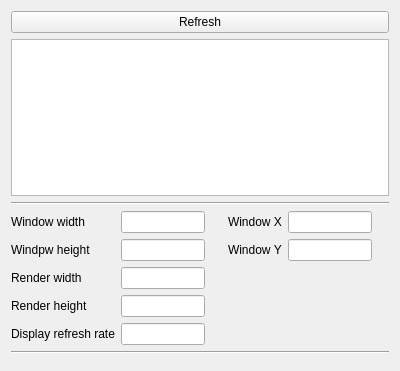
<?xml version="1.0" encoding="UTF-8"?>
<ui version="4.0">
 <class>screens_pane</class>
 <widget class="QWidget" name="screens_pane">
  <property name="geometry">
   <rect>
    <x>0</x>
    <y>0</y>
    <width>400</width>
    <height>371</height>
   </rect>
  </property>
  <property name="windowTitle">
   <string>Form</string>
  </property>
  <layout class="QVBoxLayout" name="verticalLayout">
   <item>
    <widget class="QPushButton" name="refreshButton">
     <property name="text">
      <string>Refresh</string>
     </property>
    </widget>
   </item>
   <item>
    <widget class="QGraphicsView" name="screensGraphicsView">
     <property name="resizeAnchor">
      <enum>QGraphicsView::AnchorViewCenter</enum>
     </property>
    </widget>
   </item>
   <item>
    <layout class="QHBoxLayout" name="buttonLayout"/>
   </item>
   <item>
    <widget class="Line" name="line">
     <property name="orientation">
      <enum>Qt::Horizontal</enum>
     </property>
    </widget>
   </item>
   <item>
    <layout class="QGridLayout" name="gridLayout">
     <item row="4" column="0">
      <widget class="QLabel" name="label_7">
       <property name="text">
        <string>Display refresh rate</string>
       </property>
      </widget>
     </item>
     <item row="3" column="1">
      <widget class="QLineEdit" name="lineEditRenderHeight">
       <property name="maxLength">
        <number>10</number>
       </property>
      </widget>
     </item>
     <item row="0" column="0">
      <widget class="QLabel" name="label">
       <property name="text">
        <string>Window width</string>
       </property>
      </widget>
     </item>
     <item row="0" column="1">
      <widget class="QLineEdit" name="lineEditWindowWidth">
       <property name="maxLength">
        <number>10</number>
       </property>
      </widget>
     </item>
     <item row="1" column="4">
      <widget class="QLineEdit" name="lineEditWindowY">
       <property name="maxLength">
        <number>10</number>
       </property>
      </widget>
     </item>
     <item row="1" column="3">
      <widget class="QLabel" name="label_4">
       <property name="text">
        <string>Window Y</string>
       </property>
      </widget>
     </item>
     <item row="2" column="1">
      <widget class="QLineEdit" name="lineEditRenderWidth">
       <property name="maxLength">
        <number>10</number>
       </property>
      </widget>
     </item>
     <item row="2" column="0">
      <widget class="QLabel" name="label_5">
       <property name="text">
        <string>Render width</string>
       </property>
      </widget>
     </item>
     <item row="0" column="3">
      <widget class="QLabel" name="label_2">
       <property name="text">
        <string>Window X</string>
       </property>
      </widget>
     </item>
     <item row="0" column="2">
      <spacer name="horizontalSpacer">
       <property name="orientation">
        <enum>Qt::Horizontal</enum>
       </property>
       <property name="sizeHint" stdset="0">
        <size>
         <width>40</width>
         <height>20</height>
        </size>
       </property>
      </spacer>
     </item>
     <item row="0" column="4">
      <widget class="QLineEdit" name="lineEditWindowX">
       <property name="maxLength">
        <number>10</number>
       </property>
      </widget>
     </item>
     <item row="1" column="1">
      <widget class="QLineEdit" name="lineEditWindowHeight">
       <property name="maxLength">
        <number>10</number>
       </property>
      </widget>
     </item>
     <item row="4" column="1">
      <widget class="QLineEdit" name="lineEditDispRefreshRate">
       <property name="maxLength">
        <number>10</number>
       </property>
      </widget>
     </item>
     <item row="3" column="0">
      <widget class="QLabel" name="label_6">
       <property name="text">
        <string>Render height</string>
       </property>
      </widget>
     </item>
     <item row="1" column="0">
      <widget class="QLabel" name="label_3">
       <property name="text">
        <string>Windpw height</string>
       </property>
      </widget>
     </item>
     <item row="0" column="5">
      <spacer name="horizontalSpacer_2">
       <property name="orientation">
        <enum>Qt::Horizontal</enum>
       </property>
       <property name="sizeHint" stdset="0">
        <size>
         <width>40</width>
         <height>20</height>
        </size>
       </property>
      </spacer>
     </item>
    </layout>
   </item>
   <item>
    <widget class="Line" name="line_2">
     <property name="orientation">
      <enum>Qt::Horizontal</enum>
     </property>
    </widget>
   </item>
   <item>
    <spacer name="verticalSpacer">
     <property name="orientation">
      <enum>Qt::Vertical</enum>
     </property>
     <property name="sizeHint" stdset="0">
      <size>
       <width>20</width>
       <height>40</height>
      </size>
     </property>
    </spacer>
   </item>
  </layout>
 </widget>
 <resources/>
 <connections/>
</ui>
